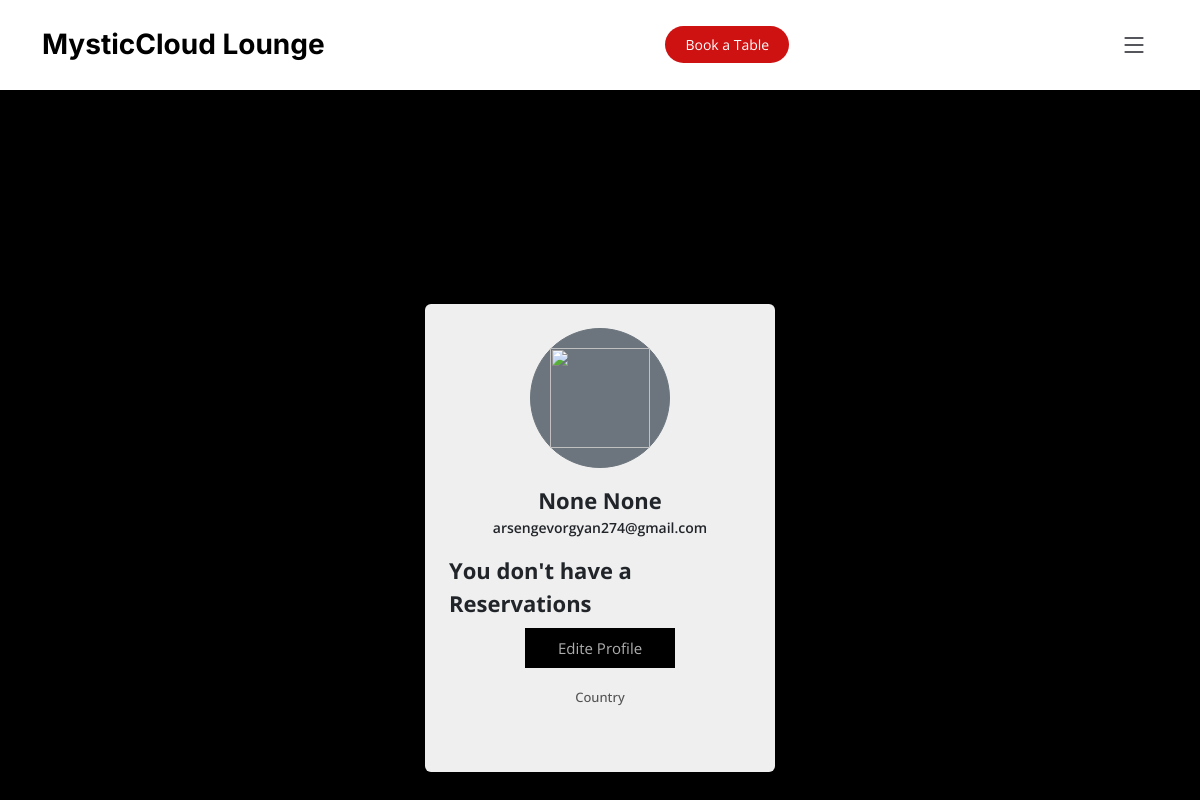
Page /users/detail/8/ (signed in) on the committed database.
### users/models.py (models this page shows, shortened)
class User(AbstractBaseUser, PermissionsMixin):
    email = models.EmailField(max_length=255, unique=True)
    first_name = models.CharField(max_length=155, blank=True, null=True)
    last_name = models.CharField(max_length=155, blank=True, null=True)
    image = models.ImageField(upload_to=upload_user_images, blank=True, null=True)
    is_staff = models.BooleanField(default=False)
    is_active = models.BooleanField(default=True)
    objects = UserManager()
    USERNAME_FIELD = "email"

### users/views.py (the view)
# urls.py: path('users/detail/<int:pk>/', UserProfile.as_view(), name='user_profile'),
class UserProfile(LoginRequiredMixin, DetailView):
    model = User
    template_name = "users/user_profile.html"

### users/mixins.py (called while the page is built)
    @method_decorator(login_required)
    def dispatch(self, *args, **kwargs):
        return super().dispatch(*args, **kwargs)

### templates/users/user_profile.html (shortened to what this page needs)
{% extends "base.html" %}
{% load static %}
{% block content %}
<br>
<br>
<br>
<br>
<br>
<br>
<br>
    <link rel="stylesheet" href="{% static "css/profile.css" %}">
    <div class="container mt-4 mb-4 p-3 d-flex justify-content-center">
        <div class="card p-4">
            <div class=" image d-flex flex-column justify-content-center align-items-center">
                <button class="btn btn-secondary">{% if object.profile.image %}<img src="{{ object.profile.image.url }}" height="100" width="100" alt="">
                {% else %}<img src="https://encrypted-tbn0.gstatic.com/images?q=tbn:ANd9GcQ68D1zB62HiAWZAkQpessCgGpmfvJQUX8Rhg&usqp=CAU" height="100" width="100"/>{% endif %}
                </button>
                <span class="name mt-3">{{ object.first_name }} {{ object.last_name }}</span> <span class="idd">{{ object.email }}</span>
                {% if request.user.reservations.all %}
                <div class="d-flex flex-row justify-content-center align-items-center mt-3"><a href="{% url "reservation:view_reservations" %}"><span
                        class="number">Reservations <span class="number">{{user.reservations.all|length}}</span></a></span></div>
                {% else %}
                <div class="d-flex flex-row justify-content-center align-items-center mt-3"><span
                        class="number">You don't have a <span class="number">Reservations</span></span></div>
                {% endif %}
                <div class=" d-flex mt-2">
                    <a href="{% url "users:update_user" object.pk %}"><button class="btn1 btn-dark">Edite Profile</button></a>
                </div>
                <div class="text mt-3"><span>Country {{ object.profile.country.name }}<br><br> </span>
                </div>
            </div>
        </div>
    </div>
{% endblock %}

### static/css/main.css (style rules this page uses)
:root { --font-default: "Open Sans", system-ui, -apple-system, "Segoe UI", Roboto, "Helvetica Neue", Arial, "Noto Sans", "Liberation Sans", sans-serif, "Apple Color Emoji", "Segoe UI Emoji", "Segoe UI Symbol", "Noto Color Emoji"; --font-primary: "Amatic SC", sans-serif; --font-secondary: "Inter", sans-serif; }
:root { --color-default: #212529; --color-primary: #ce1212; --color-secondary: #37373f; }
:root { scroll-behavior: smooth; }
body { font-family: var(--font-default); color: var(--color-default); }
a { color: var(--color-primary); text-decoration: none; }

### static/css/profile.css (style rules this page uses)
* { margin: 0; padding: 0 }
body { background-color: #000 }
.card { width: 350px; background-color: #efefef; border: none; cursor: pointer; transition: all 0.5s; }
.image img { transition: all 0.5s }
.btn { height: 140px; width: 140px; border-radius: 50% }
.name { font-size: 22px; font-weight: bold }
.idd { font-size: 14px; font-weight: 600 }
.number { font-size: 22px; font-weight: bold }
.btn1 { height: 40px; width: 150px; border: none; background-color: #000; color: #aeaeae; font-size: 15px }
.text span { font-size: 13px; color: #545454; font-weight: 500 }

### rows in the picture
User: first_name "None", last_name "None", email "arsengevorgyan274@gmail.com"
